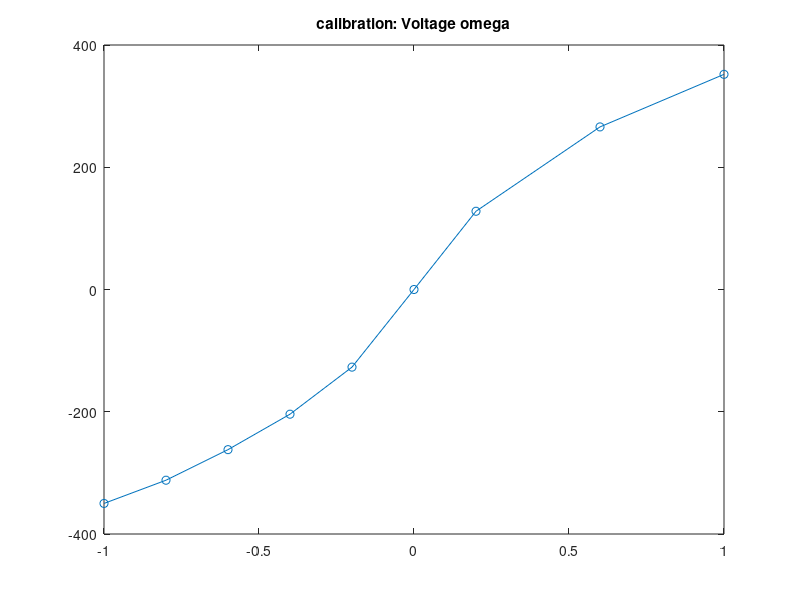
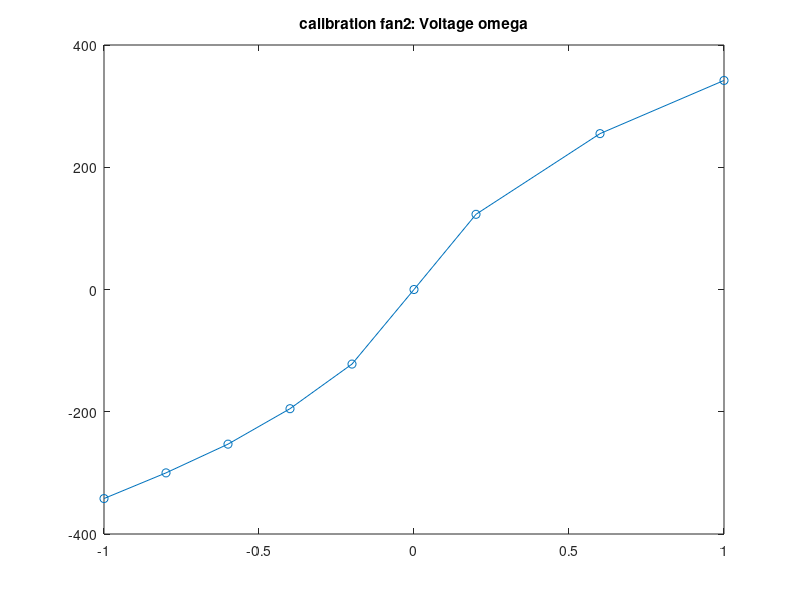
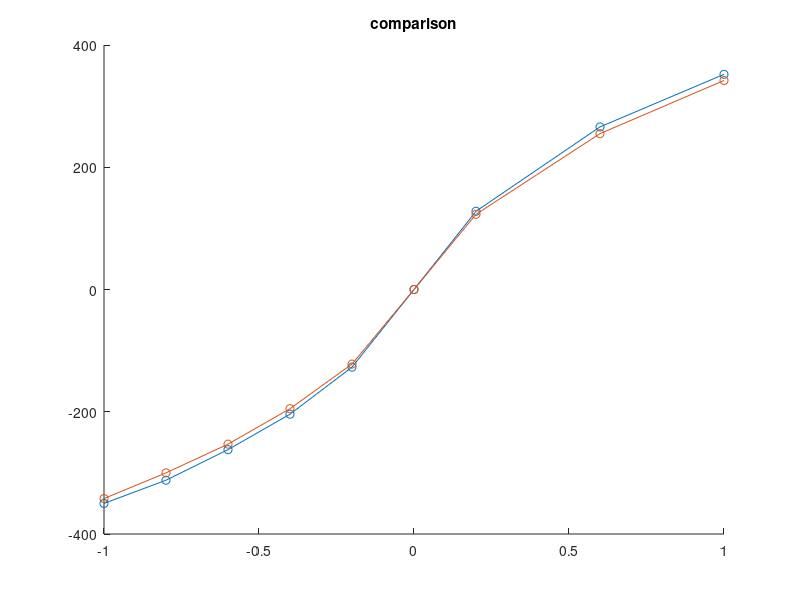
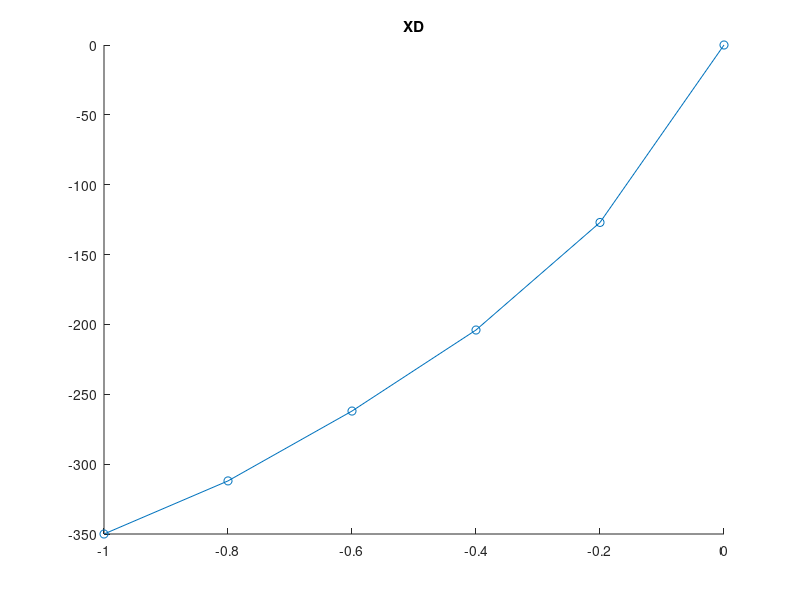

Recreate these plots in MATLAB, in order.
clear all;
close all;
clc
h=0.01;

fan1_voltage = -[-1, -0.6, -0.2, 0, 0.2, 0.4, 0.6, 0.8, 1];
fan1_omega = [352, 266, 128, 0, -127, -204, -262, -312, -350];
figure;
plot(fan1_voltage, fan1_omega, '-o');
title('calibration: Voltage omega');

% output1, 2 radians, no calibration, constant offset measured for input
% 0,0 is ~0.04, ~0.02
% gain -> -351 fan_1, 

fan2_voltage = -[-1, -0.6, -0.2, 0, 0.2, 0.4, 0.6, 0.8, 1];
fan2_omega = [342, 255, 123, 0, -122, -195, -253, -300, -342];
figure;
plot(fan2_voltage, fan2_omega, '-o');
title('calibration fan2: Voltage omega');


figure;
hold on;
plot(fan1_voltage, fan1_omega, '-o');
plot(fan2_voltage, fan2_omega, '-o');
title('comparison');
hold off;

fan1_voltage__ = -[0, 0.2, 0.4, 0.6, 0.8, 1];
fan1_omega__ = [0, -127, -204, -262, -312, -350];

figure;
hold on;
plot(fan1_voltage__, fan1_omega__, '-o');

title('XD');
hold off;

% omega:
% radians/s 


